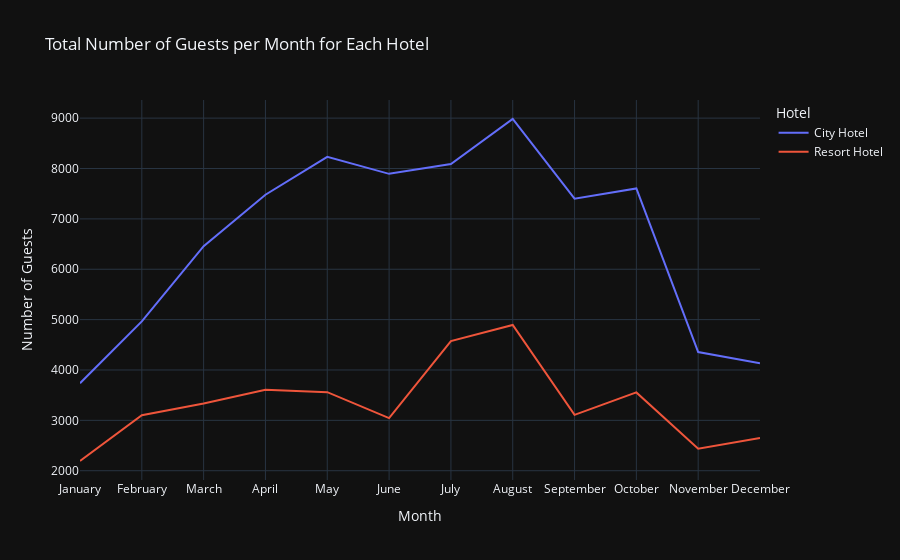

Notebook code for this chart:
### Markdown cell above
### 🕵️♂️ Second Observation:

#### City Hotels have more monthly bookings and overall bookings than Resort Hotels.
#### Both hotels have the fewest guests during the winter.

### Code cell
# Show the total number of guests per month for each hotel in the same line chart
# Group the data by arrival_date_month, hotel and count the number of guests
df_guests_per_month = analysis_df.groupby(['arrival_date_month', 'hotel']).size().reset_index(name='count')
df_guests_per_month['month'] = pd.Categorical(df_guests_per_month['arrival_date_month'], categories=[
    'January', 'February', 'March', 'April', 'May', 'June', 'July', 'August', 'September', 'October', 'November', 'December'
], ordered=True)
df_guests_per_month = df_guests_per_month.sort_values('month')

# Create a line chart showing the total number of guests per month for each hotel
fig = px.line(
    df_guests_per_month,
    x='month',
    y='count',
    title='Total Number of Guests per Month for Each Hotel',
    labels={'count': 'Number of Guests', 'month': 'Month', 'hotel': 'Hotel'},
    color='hotel',
    template="plotly_dark" 
)

fig.show()

### Figure 1 — Plotly figure (JSON) as saved in the notebook; plotly's stock layout.template omitted (floating-point values rounded to 4 significant figures)
{"data": [{"hovertemplate": "Hotel=City Hotel<br>Month=%{x}<br>Number of Guests=%{y}<extra></extra>", "legendgroup": "City Hotel", "line": {"color": "#636efa", "dash": "solid"}, "marker": {"symbol": "circle"}, "mode": "lines", "name": "City Hotel", "orientation": "v", "showlegend": true, "type": "scatter", "x": ["January", "February", "March", "April", "May", "June", "July", "August", "September", "October", "November", "December"], "xaxis": "x", "y": [3736, 4965, 6458, 7480, 8232, 7894, 8088, 8983, 7400, 7605, 4357, 4132], "yaxis": "y"}, {"hovertemplate": "Hotel=Resort Hotel<br>Month=%{x}<br>Number of Guests=%{y}<extra></extra>", "legendgroup": "Resort Hotel", "line": {"color": "#EF553B", "dash": "solid"}, "marker": {"symbol": "circle"}, "mode": "lines", "name": "Resort Hotel", "orientation": "v", "showlegend": true, "type": "scatter", "x": ["January", "February", "March", "April", "May", "June", "July", "August", "September", "October", "November", "December"], "xaxis": "x", "y": [2193, 3103, 3336, 3609, 3559, 3045, 4573, 4894, 3108, 3555, 2437, 2648], "yaxis": "y"}], "layout": {"legend": {"title": {"text": "Hotel"}, "tracegroupgap": 0}, "title": {"text": "Total Number of Guests per Month for Each Hotel"}, "xaxis": {"anchor": "y", "domain": [0, 1], "title": {"text": "Month"}}, "yaxis": {"anchor": "x", "domain": [0, 1], "title": {"text": "Number of Guests"}}}}
